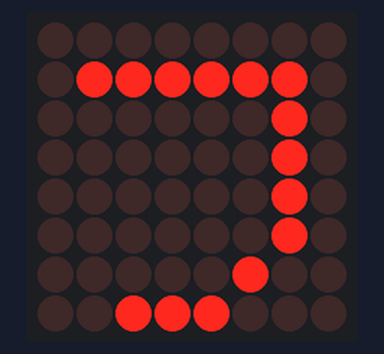
The sketch below on a simulated Arduino Uno, built with avr-gcc and run on an emulated ATmega328P. On the bench: 8×8 LED matrix.

Above: at 0.01 s.
At 0.51 s:
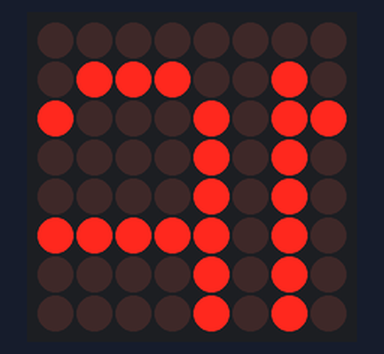
At 0.92 s:
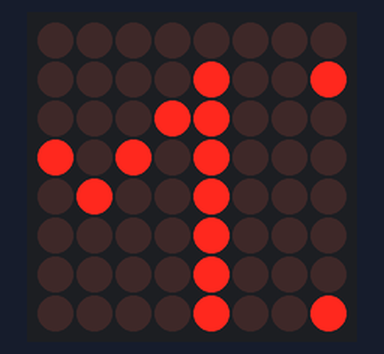
At 1.83 s:
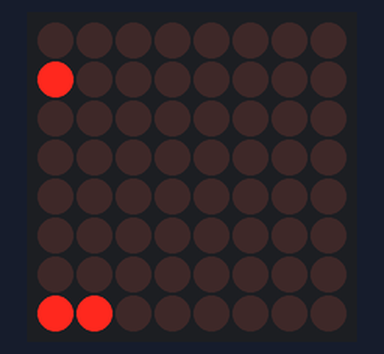
At 2.89 s:
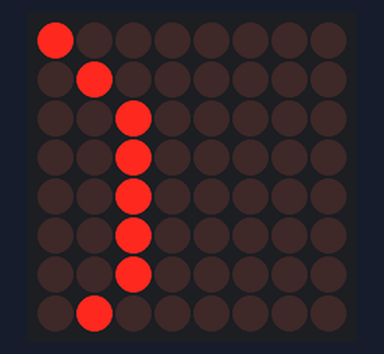
At 4.05 s:
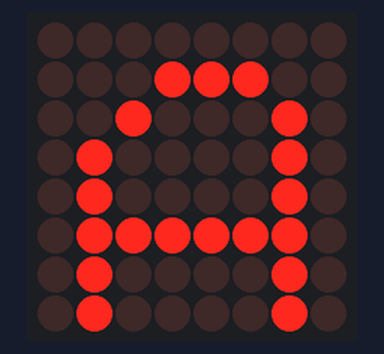

The sketch:

tScroller__LEDMatrixDriver_example__-_MAX7219_-_8x8LEDMatrix.ino
```cpp
#include <LEDMatrixDriver.hpp>

// This sketch draw marquee text on your LED matrix using the hardware SPI driver Library by Bartosz Bielawski.
// Example written 16.06.2017 by Marko Oette, www.oette.info

// Define the ChipSelect pin for the led matrix (Dont use the SS or MISO pin of your Arduino!)
// Other pins are arduino specific SPI pins (MOSI=DIN of the LEDMatrix and CLK) see https://www.arduino.cc/en/Reference/SPI
const uint8_t LEDMATRIX_CS_PIN = 8;

// Define LED Matrix dimensions (0-n) - eg: 32x8 = 31x7
const int LEDMATRIX_WIDTH = 7;
const int LEDMATRIX_HEIGHT = 7;
const int LEDMATRIX_SEGMENTS = 1;

// The LEDMatrixDriver class instance
LEDMatrixDriver lmd(LEDMATRIX_SEGMENTS, LEDMATRIX_CS_PIN);

void setup() {
  // init the display
  lmd.setEnabled(true);
  lmd.setIntensity(2);   // 0 = low, 10 = high
}

int x=0, y=0;   // start top left

// This is the font definition. You can use http://gurgleapps.com/tools/matrix to create your own font or sprites.
// If you like the font feel free to use it. I created it myself and donate it to the public domain.
byte font[95][8] = { {0,0,0,0,0,0,0,0}, // SPACE
                     {0x10,0x18,0x18,0x18,0x18,0x00,0x18,0x18}, // EXCL
                     {0x28,0x28,0x08,0x00,0x00,0x00,0x00,0x00}, // QUOT
                     {0x00,0x0a,0x7f,0x14,0x28,0xfe,0x50,0x00}, // #
                     {0x10,0x38,0x54,0x70,0x1c,0x54,0x38,0x10}, // $
                     {0x00,0x60,0x66,0x08,0x10,0x66,0x06,0x00}, // %
                     {0,0,0,0,0,0,0,0}, // &
                     {0x00,0x10,0x18,0x18,0x08,0x00,0x00,0x00}, // '
                     {0x02,0x04,0x08,0x08,0x08,0x08,0x08,0x04}, // (
                     {0x40,0x20,0x10,0x10,0x10,0x10,0x10,0x20}, // )
                     {0x00,0x10,0x54,0x38,0x10,0x38,0x54,0x10}, // *
                     {0x00,0x08,0x08,0x08,0x7f,0x08,0x08,0x08}, // +
                     {0x00,0x00,0x00,0x00,0x00,0x18,0x18,0x08}, // COMMA
                     {0x00,0x00,0x00,0x00,0x7e,0x00,0x00,0x00}, // -  0111 1110
                     {0x00,0x00,0x00,0x00,0x00,0x00,0x06,0x06}, // DOT
                     {0x00,0x04,0x04,0x08,0x10,0x20,0x40,0x40}, // /
                     {0x00,0x38,0x44,0x4c,0x54,0x64,0x44,0x38}, // 0
                     {0x04,0x0c,0x14,0x24,0x04,0x04,0x04,0x04}, // 1
                     {0x00,0x30,0x48,0x04,0x04,0x38,0x40,0x7c}, // 2
                     {0x00,0x38,0x04,0x04,0x18,0x04,0x44,0x38}, // 3
                     {0x00,0x04,0x0c,0x14,0x24,0x7e,0x04,0x04}, // 4
                     {0x00,0x7c,0x40,0x40,0x78,0x04,0x04,0x38}, // 5
                     {0x00,0x38,0x40,0x40,0x78,0x44,0x44,0x38}, // 6
                     {0x00,0x7c,0x04,0x04,0x08,0x08,0x10,0x10}, // 7
                     {0x00,0x3c,0x44,0x44,0x38,0x44,0x44,0x78}, // 8
                     {0x00,0x38,0x44,0x44,0x3c,0x04,0x04,0x78}, // 9
                     {0x00,0x18,0x18,0x00,0x00,0x18,0x18,0x00}, // :
                     {0x00,0x18,0x18,0x00,0x00,0x18,0x18,0x08}, // ;
                     {0x00,0x10,0x20,0x40,0x80,0x40,0x20,0x10}, // <
                     {0x00,0x00,0x7e,0x00,0x00,0xfc,0x00,0x00}, // =
                     {0x00,0x08,0x04,0x02,0x01,0x02,0x04,0x08}, // >
                     {0x00,0x38,0x44,0x04,0x08,0x10,0x00,0x10}, // ?
                     {0x00,0x30,0x48,0xba,0xba,0x84,0x78,0x00}, // @
                     {0x00,0x1c,0x22,0x42,0x42,0x7e,0x42,0x42}, // A
                     {0x00,0x78,0x44,0x44,0x78,0x44,0x44,0x7c}, // B
                   //{0x00,0x3c,0x44,0x40,0x40,0x40,0x44,0x7c}, // C
                     {0x00,0x38,0x44,0x40,0x40,0x40,0x44,0x38}, // C
                     {0x00,0x7c,0x42,0x42,0x42,0x42,0x44,0x78}, // D
                     {0x00,0x78,0x40,0x40,0x70,0x40,0x40,0x7c}, // E
                     {0x00,0x7c,0x40,0x40,0x78,0x40,0x40,0x40}, // F
                     {0x00,0x3c,0x40,0x40,0x5c,0x44,0x44,0x78}, // G
                     {0x00,0x42,0x42,0x42,0x7e,0x42,0x42,0x42}, // H
                     {0x00,0x7c,0x10,0x10,0x10,0x10,0x10,0x7e}, // I
                     {0x00,0x7e,0x02,0x02,0x02,0x02,0x04,0x38}, // J
                     {0x00,0x44,0x48,0x50,0x60,0x50,0x48,0x44}, // K
                     {0x00,0x40,0x40,0x40,0x40,0x40,0x40,0x7c}, // L
                     {0x00,0x82,0xc6,0xaa,0x92,0x82,0x82,0x82}, // M
                     {0x00,0x42,0x42,0x62,0x52,0x4a,0x46,0x42}, // N
                     {0x00,0x3c,0x42,0x42,0x42,0x42,0x44,0x38}, // O
                     {0x00,0x78,0x44,0x44,0x48,0x70,0x40,0x40}, // P
                     {0x00,0x3c,0x42,0x42,0x52,0x4a,0x44,0x3a}, // Q
                     {0x00,0x78,0x44,0x44,0x78,0x50,0x48,0x44}, // R
                     {0x00,0x38,0x40,0x40,0x38,0x04,0x04,0x78}, // S
                   //{0x00,0x7e,0x90,0x10,0x10,0x10,0x10,0x10}, // T
                     {0x00,0xfe,0x10,0x10,0x10,0x10,0x10,0x10}, // T
                     {0x00,0x42,0x42,0x42,0x42,0x42,0x42,0x3e}, // U
                     {0x00,0x42,0x42,0x42,0x42,0x44,0x28,0x10}, // V
                     {0x80,0x82,0x82,0x92,0x92,0x92,0x94,0x78}, // W
                     {0x00,0x42,0x42,0x24,0x18,0x24,0x42,0x42}, // X
                     {0x00,0x44,0x44,0x28,0x10,0x10,0x10,0x10}, // Y
                     {0x00,0x7c,0x04,0x08,0x7c,0x20,0x40,0xfe}, // Z
                      // (the font does not contain any lower case letters. you can add your own.)
                  };    // {}, //

// Marquee speed
const int ANIM_DELAY = 50;

// Marquee text
//char text[] = "** LED MATRIX DEMO! ** (1234567890) ++ \"ABCDEFGHIJKLMNOPQRSTUVWXYZ\" ++ <$%/=?'.@,> --";
//char text[] = "SCROLLING TEXT - ";
char text[] = "JAMIE :)";
int len = strlen(text);

void loop()
{
 // Draw the text to the current position
 drawString(text, len, x, 0);
   // In case you wonder why we don't have to call lmd.clear() in every loop: The font has a opaque (black) background...

 // Toggle display of the new framebuffer
 lmd.display();

 // Wait to let the human read the display
 delay(ANIM_DELAY);

 // Advance to next coordinate
 if( --x < len * -8 )
   x = LEDMATRIX_WIDTH;
}


/**
 * This function draws a string of the given length to the given position.
 */
void drawString(char* text, int len, int x, int y )
{
  for( int idx = 0; idx < len; idx ++ )
  {
    int c = text[idx] - 0x20;

    // stop if char is outside visible area
    if( x + idx * 8  > LEDMATRIX_WIDTH )
      return;

    // only draw if char is visible
    if( 8 + x + idx * 8 > 0 )
      drawSprite( font[c], x + idx * 8, y, 8, 8 );
  }
}

/**
 * This draws a sprite to the given position using the width and height supplied (usually 8x8)
 */
void drawSprite( byte* sprite, int x, int y, int width, int height )
{
  // The mask is used to get the column bit from the sprite row
  byte mask = B10000000;

  for( int iy = 0; iy < height; iy++ )
  {
    for( int ix = 0; ix < width; ix++ )
    {
      lmd.setPixel(x + ix, y + iy, (bool)(sprite[iy] & mask ));

      // shift the mask by one pixel to the right
      mask = mask >> 1;
    }

    // reset column mask
    mask = B10000000;
  }
}
```

Measured:
- by itself, everything shown: repeats every 3.6 s, in 62 steps
